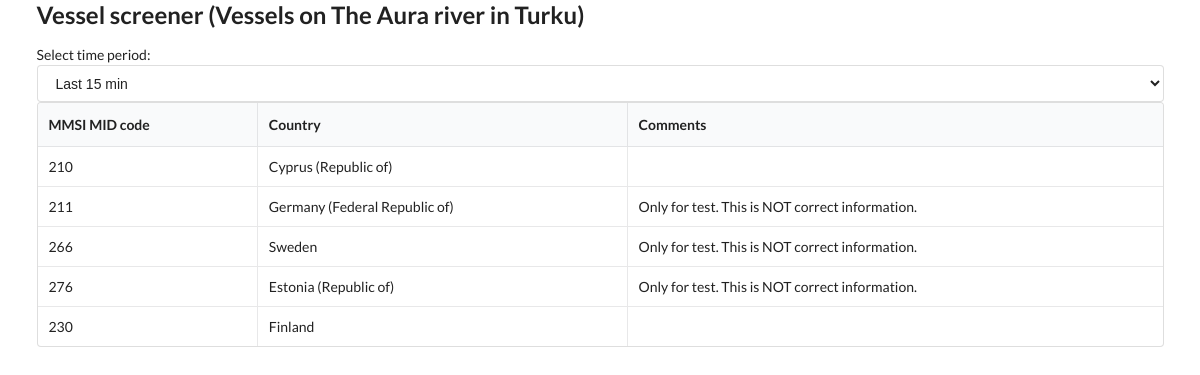
Before: / with the older database file.
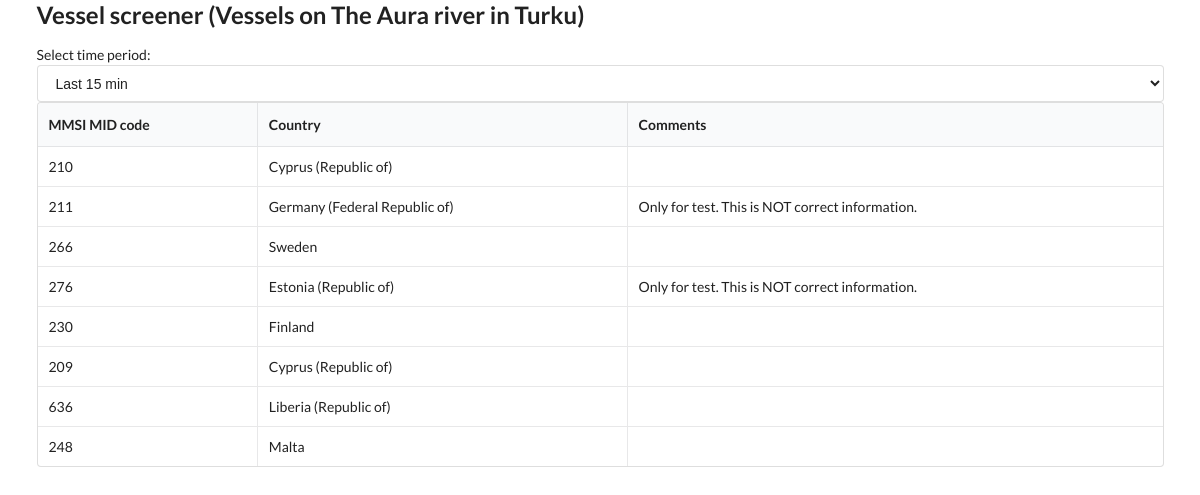
After: the same page with the newer database file.
### models.py (models this page shows)
class Country(Base):
	__tablename__ = "country"
	id = Column(Integer, primary_key=True, index=True)
	mmsi_mid = Column(Integer, unique=True, index=True)
	country = Column(String)
	timestamp = Column(Integer)
	comment = Column(String)

### main.py (the view)
@app.get("/")
def home(request: Request, db: Session = Depends(get_db)):
    country_list = db.query(Country).all()
    for country in country_list:
        if country.country == "-":
            country.country = country_name[country.mmsi_mid]
            db.add(country)
            db.commit()
    return templates.TemplateResponse("home.html",
    {
        "request": request,
        "country": country_list
    })

### templates/home.html (shortened to what this page needs)
{%extends "layout.html" %}
{% block content %}
<div class="ui form">
	<label>Select time period:</label>
	<select id="time_period" size="1" onchange="filterPeriod()">
		<option value="900">Last 15 min</option>
	  </select>
</div>
<div id="country_table">
	{% include "table.html" %}
</div>
{% endblock %}

### templates/table.html
<table class="ui celled table">
	<thead>
	  <tr>
		  <th>MMSI MID code</th>
		  <th>Country</th>
		  <th>Comments</th>
		</tr>
	</thead>
	<tbody>
		{% for c in country %}
		<tr>
			<td>{{ c.mmsi_mid }}</td>
			<td>{{ c.country }}</td>
			<td>{{ c.comment }}</td>
		</tr>
		{% endfor %}
	</tbody>
</table>

Changed rows visible on the page:
changed Country "Sweden": comment "Only for test. This is NOT correct information." → (not shown)
added Country: mmsi_mid "209", country "Cyprus (Republic of)"
added Country: mmsi_mid "636", country "Liberia (Republic of)"
added Country: mmsi_mid "248", country "Malta"
